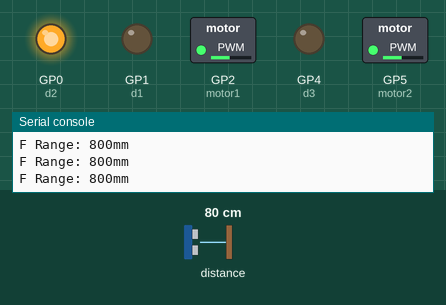
Recording of a program running on a simulated Raspberry Pi Pico running CircuitPython. Parts: switched loads named in the program (green lamp = pin HIGH), output pins drawn as LEDs (lit = HIGH), the last lines printed to the serial console. The test bench sets the inputs (shaded band); at power-on: distance to the obstacle 80 cm. Pins used as bus, display or sensor lines are not drawn.

Above: at 1.2 s.
1.3 s: distance to the obstacle set to 8 cm
2.8 s: distance to the obstacle set to 5 cm
At 3.2 s:
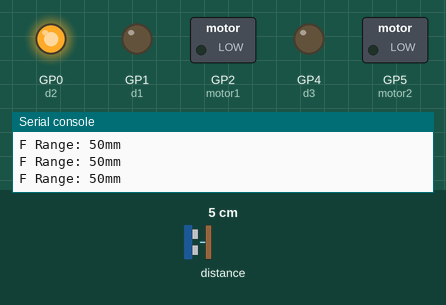
4.3 s: distance to the obstacle set to 9 cm
At 4.6 s:
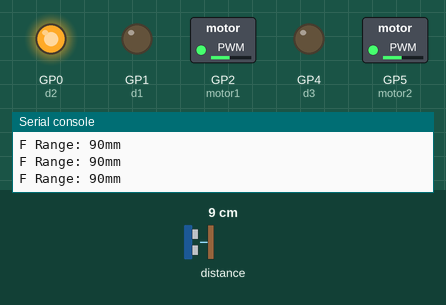
5.8 s: distance to the obstacle set to 2 cm
At 7.2 s:
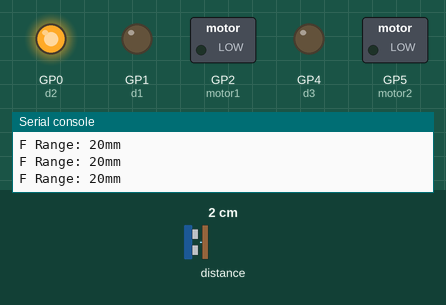
Timing chart, 0 to 8.3 s (numbered marks = the images above; inputs shaded):
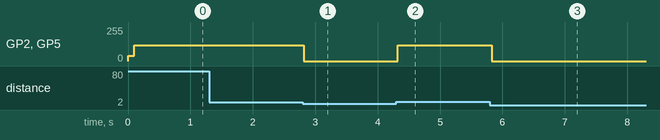

The program:

Working_basic_ram.py
```python
import board
import busio
import adafruit_tca9548a
import adafruit_vl6180x
import time
import analogio
import pwmio
import digitalio

#sensor time
i2c = busio.I2C(board.GP15, board.GP14) # uses board.SCL and board.SDA

mux = adafruit_tca9548a.TCA9548A(i2c) # make tsa (multiplexer) object using i2c

Lsensor = adafruit_vl6180x.VL6180X(mux[7])
Fsensor = adafruit_vl6180x.VL6180X(mux[0])
Rsensor = adafruit_vl6180x.VL6180X(mux[3])

print('L Range: {0}mm'.format(Lsensor.range))
print('F Range: {0}mm'.format(Fsensor.range))
print('R Range: {0}mm'.format(Rsensor.range))
#wheel time
motor1 = pwmio.PWMOut(board.GP2, frequency = 1000)

d1 = digitalio.DigitalInOut(board.GP1)
d1.direction = digitalio.Direction.OUTPUT
d2 = digitalio.DigitalInOut(board.GP0)
d2.direction = digitalio.Direction.OUTPUT

motor2 = pwmio.PWMOut(board.GP5, frequency = 1000)

d3 = digitalio.DigitalInOut(board.GP4)
d3.direction = digitalio.Direction.OUTPUT
d4 = digitalio.DigitalInOut(board.GP3)
d4.direction = digitalio.Direction.OUTPUT

d1.value = 0
d2.value = 1

d3.value = 0
d4.value = 1

motor1.duty_cycle = 10000  #Left Motor
motor2.duty_cycle = 10000  #Right Motor


running = False
while True:
    time.sleep(0.1)
    print('F Range: {0}mm'.format(Fsensor.range))


    if Fsensor.range < 70:
        motor1.duty_cycle = 0
        motor2.duty_cycle = 0
    else:
        motor1.duty_cycle = 30000
        motor2.duty_cycle = 30000
```

Measured:
- the behaviour switches between 7 and 6 cm on distance to the obstacle (found by bisection; images 0 and 1)
- after the input at 2.8 s, GP2 (motor1), GP5 (motor2): 117/255 → 0/255 at once
- after the input at 4.3 s, GP2 (motor1), GP5 (motor2): 0/255 → 117/255 at once
- after the input at 5.8 s, GP2 (motor1), GP5 (motor2): 117/255 → 0/255 at once
